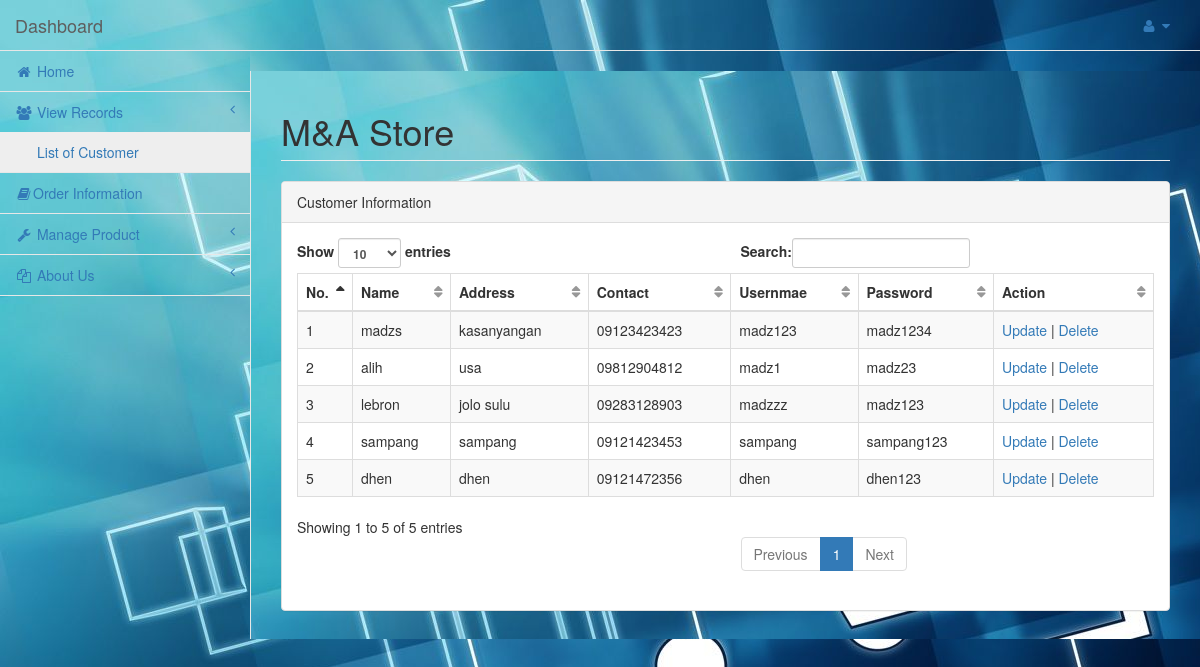
/admin/customer_list.php, run on the app's committed database.
### tables this page shows
CREATE TABLE `user` (
  `user_id` int(11) NOT NULL,
  `name` varchar(100) NOT NULL,
  `address` varchar(100) NOT NULL,
  `contact` text NOT NULL,
  `username` varchar(100) NOT NULL,
  `password` varchar(100) NOT NULL
);

### admin/customer_list.php (the view, shortened to what this page needs)
<!DOCTYPE html>
<html lang="en">
<?php
include 'connect.php';
?>
<head>
    <link href="../vendor/bootstrap/css/bootstrap.min.css" rel="stylesheet">
    <link href="../vendor/metisMenu/metisMenu.min.css" rel="stylesheet">
    <link href="../dist/css/sb-admin-2.css" rel="stylesheet">
    <link href="../vendor/morrisjs/morris.css" rel="stylesheet">
    <link href="../vendor/font-awesome/css/font-awesome.min.css" rel="stylesheet" type="text/css">
</head>
<body style="background-image: url('images/shops.jpg')">
    <div id="wrapper">
        <nav class="navbar navbar-default navbar-static-top" role="navigation" style="background-image: url('images/shops.jpg')">
            <div class="navbar-header">
                <a class="navbar-brand" href="home.php">Dashboard</a>
            </div>
            <ul class="nav navbar-top-links navbar-right">
                <li class="dropdown">
                    <a class="dropdown-toggle" data-toggle="dropdown" href="#">
                        <i class="fa fa-user fa-fw"></i> <i class="fa fa-caret-down"></i>
                    </a>
                </li>
            </ul>
            <?php
            include 'dashboard.php';
            ?>
                </div>
            </div>
        <div id="page-wrapper" style="background-image: url('images/shops.jpg')">
            <div class="row">
                <div class="col-lg-12">
                    <h1 class="page-header">M&A Store</h1>
                </div>
            </div>
            <div class="row">
                <div class="col-lg-12">
                    <div class="panel panel-default">
                        <div class="panel-heading">
                            Customer Information
                        </div>
                        <div class="panel-body">
                            <table width="100%" class="table table-striped table-bordered table-hover" id="dataTables-example">
                                <thead>
                                    <tr>
                                        <th>No.</th>
                                        <th>Name</th>
                                        <th>Address</th>
                                        <th>Contact</th>
                                        <th>Usernmae</th>
                                        <th>Password</th>
                                        <th>Action</th>
                                    </tr>
                                </thead>
                                <?php
		                    $count = 1;
		                if (isset($_POST['btnsearch'])){
			            $search = $_POST['search'];
			            $data = "SELECT * FROM user WHERE name like '%".$search."%' ";
		                 }else{
			            $data = "SELECT * FROM user";
		                }
		                $rows = mysqli_query($conn,$data);
		                while ($rs = mysqli_fetch_array($rows)){
		                ?>
		                <tr>
			            <td><?php echo $count; ?></td>
			            <td><?php echo $rs['name']?></td>
			            <td><?php echo $rs['address']?></td>
			            <td><?php echo $rs['contact']?></td>
			            <td><?php echo $rs['username']?></td>
			            <td><?php echo $rs['password']?></td>
			            <td><a href="update_customer.php?update=<?php echo $rs['user_id']; ?>">Update</a> | <a href="customer_list.php?x=<?php echo $rs['user_id'];?>">Delete</a></td>
		                </tr>
		                <?php $count++; }?>
                            </table>
                    </div>
                </div>
            </div>
    </div>
</body>
</html>

### data on the page
user: name "madzs", address "kasanyangan", contact "09123423423", username "madz123", password "madz1234"
user: name "alih", address "usa", contact "09812904812", username "madz1", password "madz23"
user: name "lebron", address "jolo sulu", contact "09283128903", username "madzzz", password "madz123"
user: name "sampang", address "sampang", contact "09121423453", username "sampang", password "sampang123"
user: name "dhen", address "dhen", contact "09121472356", username "dhen", password "dhen123"
